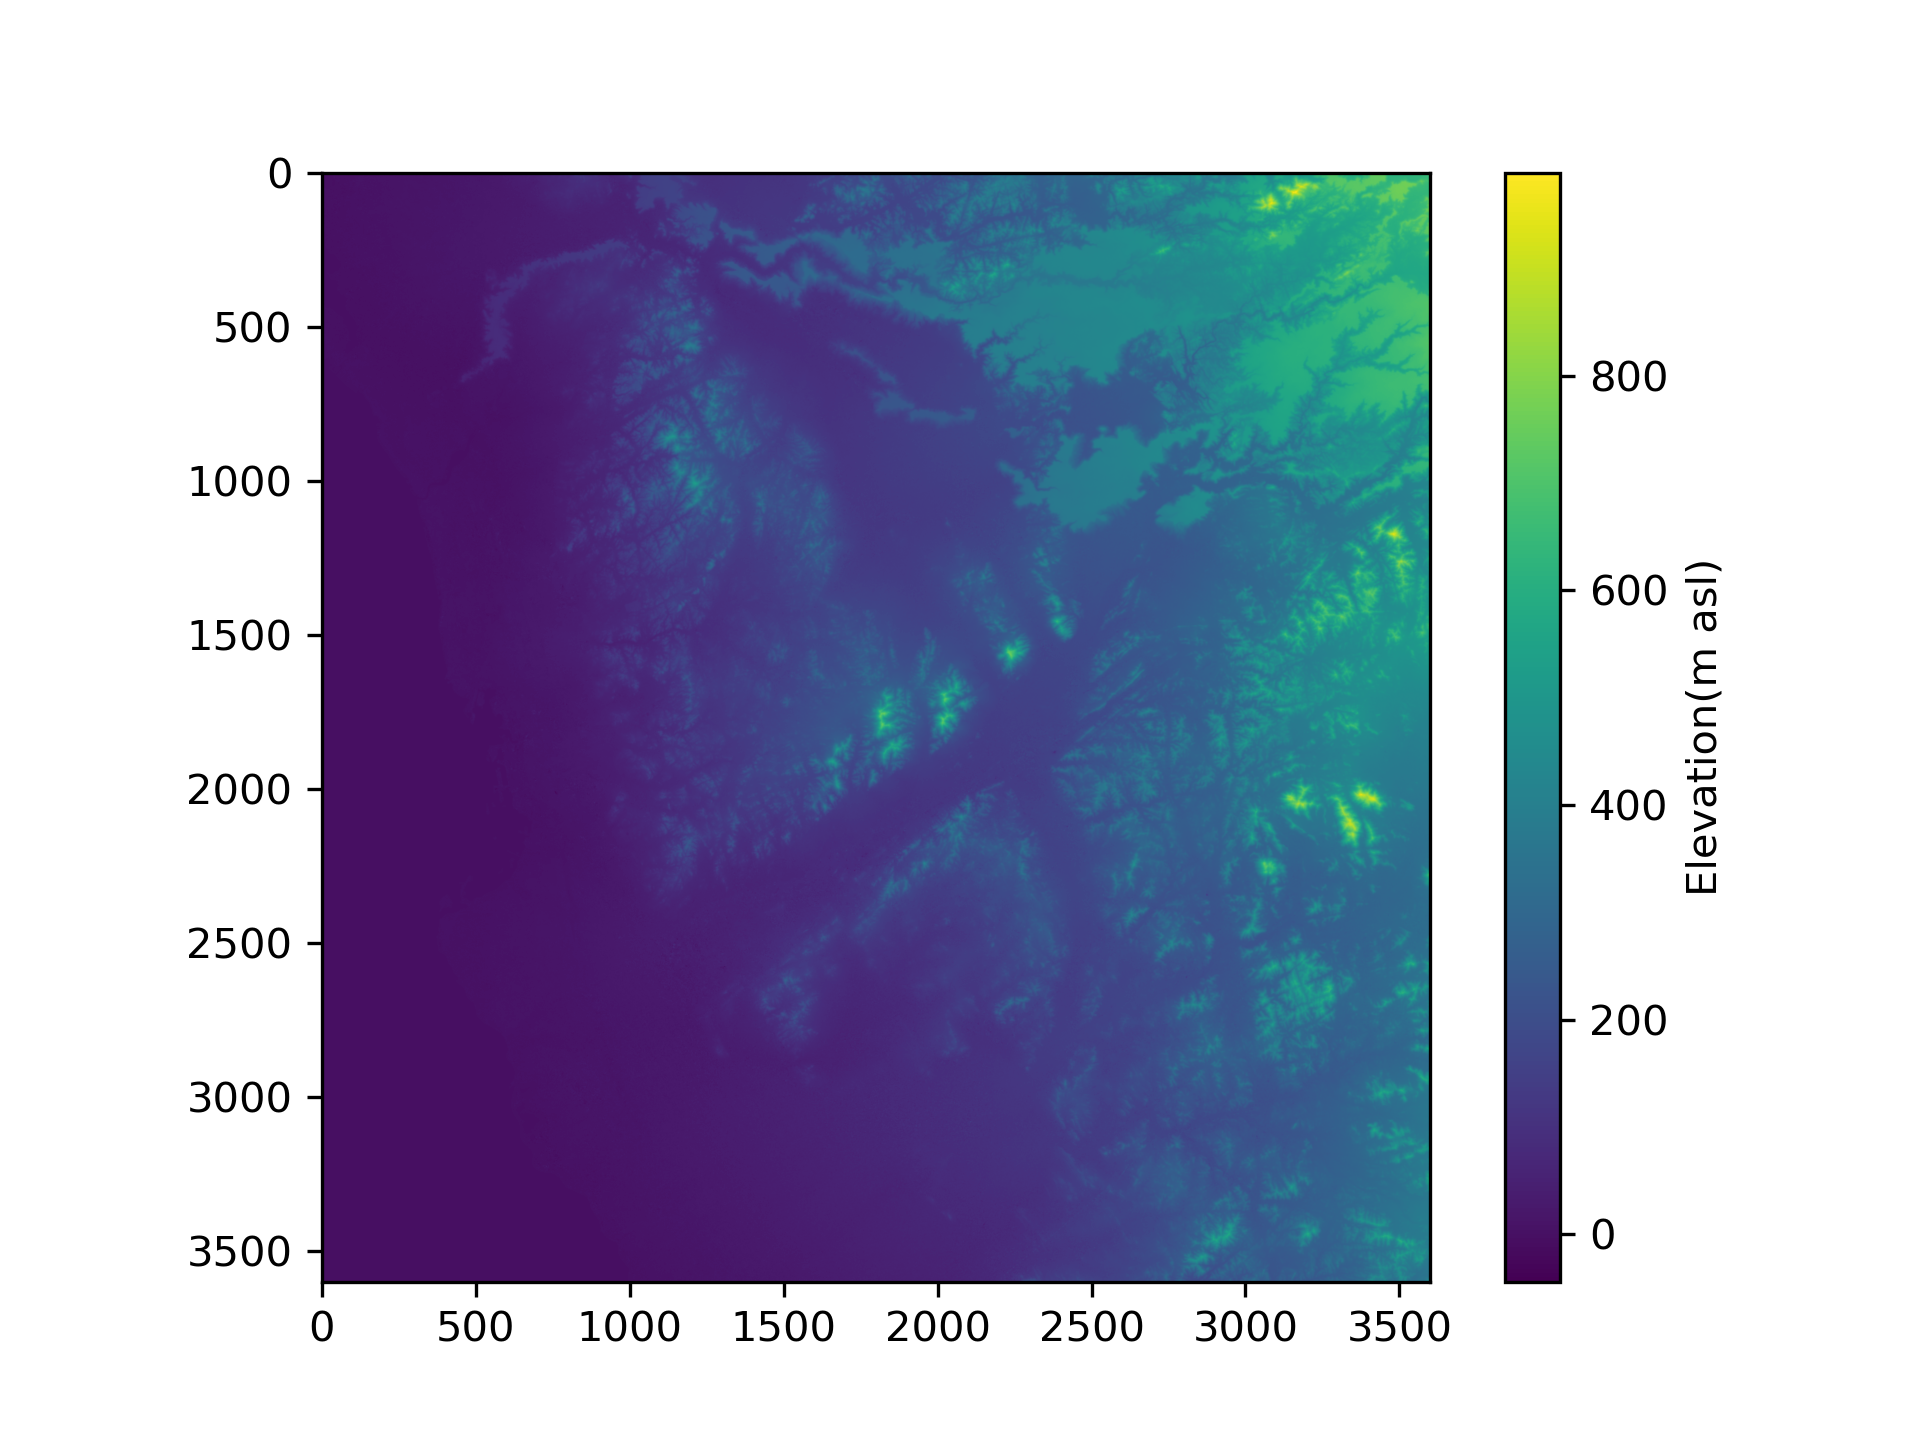

This chart was generated by the following Python code:
import numpy as np
import pandas as pd
import matplotlib.pyplot as plt
import pdb
import xarray as xr

#Open the dataset
dset = xr.open_dataset('/mnt/datawaha/hyex/wangx0o/research/Course/ErSE394/Course_Data/SRTMGL1_NC.003_Data/N21E039.SRTMGL1_NC.nc')
pdb.set_trace()

#Extract the elevation data
DEM = np.array(dset.variables['SRTMGL1_DEM'])
dset.close()
pdb.set_trace()

#Plot the elevation data
plt.imshow(DEM)
cbar = plt.colorbar()
cbar.set_label('Elevation(m asl)')
plt.savefig('assignment_1.png', dpi = 300)


